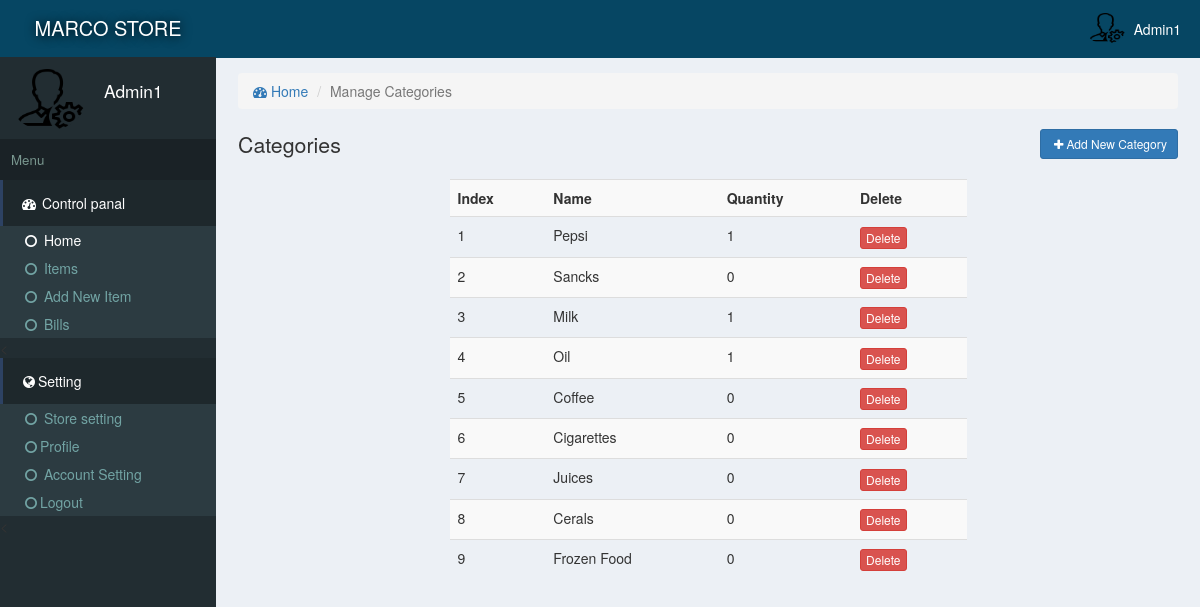
The app's page /manageCat.php (signed in) with its own data.
### tables this page shows
CREATE TABLE `site` (
  `id` int(11) NOT NULL,
  `title` varchar(222) NOT NULL,
  `name` varchar(222) NOT NULL
);

CREATE TABLE `users` (
  `id` int(11) NOT NULL,
  `email` varchar(222) NOT NULL,
  `password` varchar(222) NOT NULL,
  `name` varchar(222) NOT NULL,
  `pic` varchar(222) NOT NULL,
  `number` varchar(222) NOT NULL,
  `date` timestamp NOT NULL DEFAULT current_timestamp()
);

CREATE TABLE `categories` (
  `id` int(11) NOT NULL,
  `name` varchar(222) NOT NULL,
  `pic` varchar(111) NOT NULL,
  `details` varchar(333) NOT NULL,
  `date` timestamp NOT NULL DEFAULT current_timestamp()
);

### assets/function.php (called while the page is built, shortened)
<?php
function siteName()
{
	global $con;
	$array = $con->query("select * from site where id='1'");
	$row = $array->fetch_assoc();
	return $row['name'];
}
 ?>

### assets/db.php (called while the page is built, shortened)
<?php
    $con = new mysqli('localhost','root','','store');
    $array = $con->query("select * from users where id ='$_SESSION[userId]'");
    $user = $array->fetch_assoc();
?>

### manageCat.php (the view, shortened to what this page needs)
<?php require "assets/function.php" ?>
<?php require 'assets/db.php';?>
<!DOCTYPE html>
<html>
<head>
  <?php require "assets/autoloader.php" ?>
</head>
<body style="background: #ECF0F5;padding:0;margin:0">
<div class="dashboard" style="position: fixed;width: 18%;height: 100%;background:#222D32">
  <div style="background:#064663;padding: 14px 3px;color:white;font-size: 15pt;text-align: center;text-shadow: 1px 1px 11px black">
    <a href="index.php" style="color: white;text-decoration: none;"><?php echo strtoupper(siteName()); ?> </a>
  </div>
  <div class="flex" style="padding: 3px 7px;margin:5px 2px;">
    <div><img src="photo/<?php echo $user['pic'] ?>" class='img-circle' style='width: 77px;height: 66px'></div>
    <div style="color:white;font-size: 13pt;padding: 14px 7px;margin-left: 11px;"><?php echo ucfirst($user['name']); ?></div>
  </div>
  <div style="background: #1A2226;font-size: 10pt;padding: 11px;color: #79978F">Menu</div>
  <div>
    <div style="background:#1E282C;color: white;padding: 13px 17px;border-left: 3px solid #2D4263;"><span><i class="fa fa-dashboard fa-fw"></i> Control panal</span></div>
    <div class="item">
      <ul class="nostyle zero">
        <a href="index.php"><li style="color: white"><i class="fa fa-circle-o fa-fw"></i> Home</li></a>
        <a href="inventeries.php"><li><i class="fa fa-circle-o fa-fw"></i> Items</li></a>
       <a href="addnew.php"><li><i class="fa fa-circle-o fa-fw"></i> Add New Item</li></a>
        <a href="reports.php"><li><i class="fa fa-circle-o fa-fw"></i> Bills</li></a>
      </ul><
    </div>
  </div>
  <div style="background:#1E282C;color: white;padding: 13px 17px;border-left: 3px solid #2D4263;"><span><i class="fa fa-globe fa-fw"></i>Setting</span></div>
  <div class="item">
      <ul class="nostyle zero">
        <a href="sitesetting.php"><li><i class="fa fa-circle-o fa-fw"></i>  Store setting</li></a>
       <a href="profile.php"><li><i class="fa fa-circle-o fa-fw"></i>Profile</li></a>
        <a href="accountSetting.php"><li><i class="fa fa-circle-o fa-fw"></i>  Account Setting</li></a>
        <a href="logout.php"><li><i class="fa fa-circle-o fa-fw"></i>Logout</li></a>
      </ul><
    </div>
</div>
<div class="marginLeft" >
  <div style="color:white;background:#064663" >
    <div class="pull-right flex rightAccount" style="padding-right: 11px;padding: 11px;">
      <div><img src="photo/<?php echo $user['pic'] ?>" style='width: 41px;height: 33px;' class='img-circle'></div>
      <div style="padding: 8px"><?php echo ucfirst($user['name']) ?></div>
    </div>
  </div>
  <div class="content2">
  	<ol class="breadcrumb ">
        <li><a href="index.php"><i class="fa fa-dashboard"></i> Home</a></li>
        <li class="active">Manage Categories</li>
    </ol>
    <div>
      <span style="font-size: 16pt;color: #333333">Categories </span>
      <button class="btn btn-primary btn-sm pull-right" data-toggle="modal" data-target="#addIn"><i class="fa fa-plus fa-fw"> </i>Add New Category</button>
    </div>
  <?php
  	$i=0;
    $array = $con->query("select * from categories");
    ?>
    <br>
    <table class="table table-hover table-striped " style="width: 55%;margin: auto;">
    	<tr>
    		<th>Index</th>
    		<th>Name</th>
    		<th>Quantity</th>
    		<th>Delete</th>
    	</tr>
    <?php
    while ($row = $array->fetch_assoc())
    {
    	$i++;
      $array2 = $con->query("select count(*) as qty from inventeries where catId = '$row[id]'");
      $row2 = $array2->fetch_assoc();
  ?>
    <tr>
    	<td><?php echo $i ?></td>
    	<td><?php echo $row['name']; ?></td>
    	<td><?php echo $row2['qty']; ?></td>
    	<td><a href="delete.php?category=<?php echo $row['id'] ?>"><button class="btn btn-xs btn-danger">Delete</button></a></td>
    </tr>
  <?php
    }
    echo "</table>";
   ?>
  </div>
</div>
</body>
</html>

### assets/autoloader.php (shortened to what this page needs)
<link rel="stylesheet" type="text/css" href="css/bootstrap.min.css">
<link rel="stylesheet" type="text/css" href="font-awesome/css/font-awesome.min.css">

### records on screen
site: name "MARCO STORE"
users: pic (picture), name "Admin1"
categories: name "Pepsi", qty "1"
categories: name "Sancks", qty "0"
categories: name "Milk", qty "1"
categories: name "Oil", qty "1"
categories: name "Coffee", qty "0"
categories: name "Cigarettes", qty "0"
categories: name "Juices", qty "0"
categories: name "Cerals", qty "0"
categories: name "Frozen Food", qty "0"
